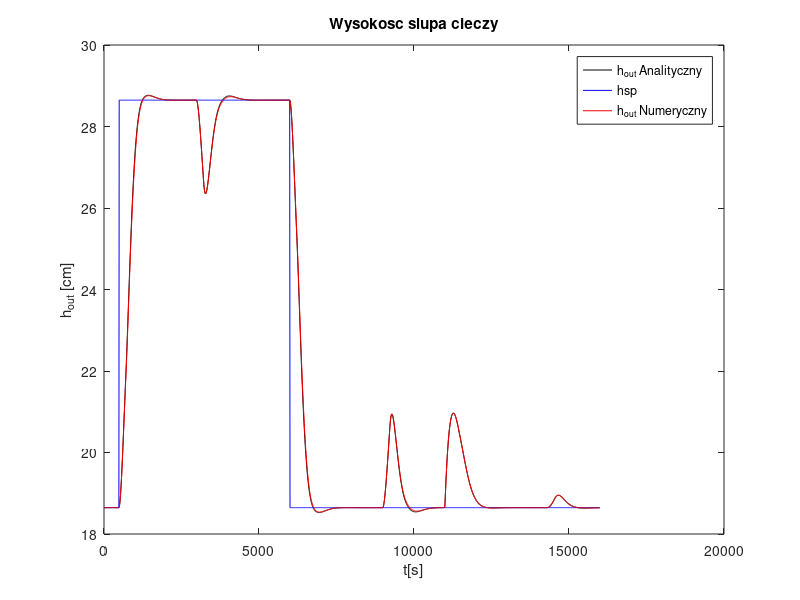
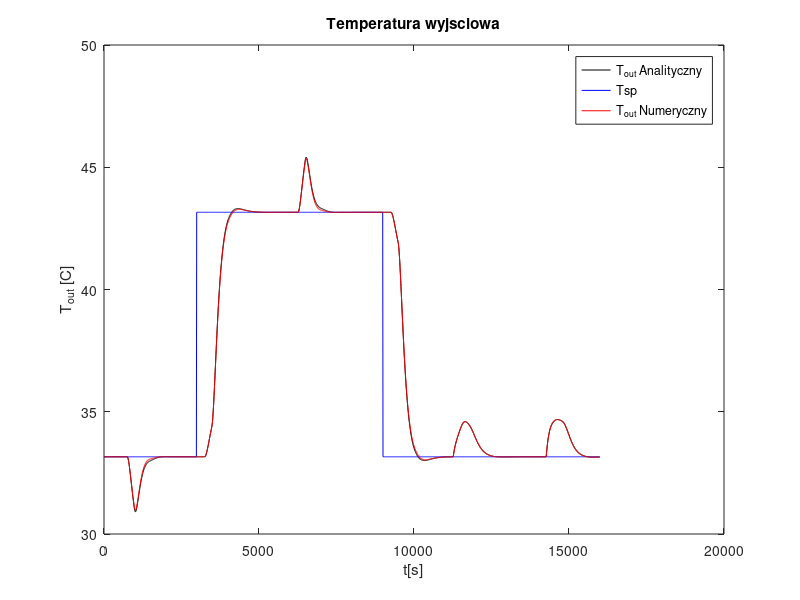

The MATLAB script that drew these images, in order:
load('matlabPorownanieDMC.mat');

figure; plot((0:(length(h_out)-1))*Tp,h_out,'Color','black');
hold on;    plot((0:(length(hsp)-1))*Tp,hsp,'Color','b');
hold on;    plot((0:(length(h_out1)-1))*Tp,h_out1,'Color','red');
legend('h_o_u_t Analityczny','hsp','h_o_u_t Numeryczny','Location','northeast')
title('Wysokosc slupa cieczy')
xlabel('t[s]');
ylabel('h_o_u_t [cm]');

figure; plot((0:(length(Tout_v)-1))*Tp,Tout_v,'Color','black');
hold on;    plot((0:(length(Tvsp)-1))*Tp,Tvsp,'Color','b');
hold on;    plot((0:(length(Tout_v1)-1))*Tp,Tout_v1,'Color','red');
legend('T_o_u_t Analityczny','Tsp','T_o_u_t Numeryczny','Location','northeast')
title('Temperatura wyjsciowa')
xlabel('t[s]');
ylabel('T_o_u_t [C]');